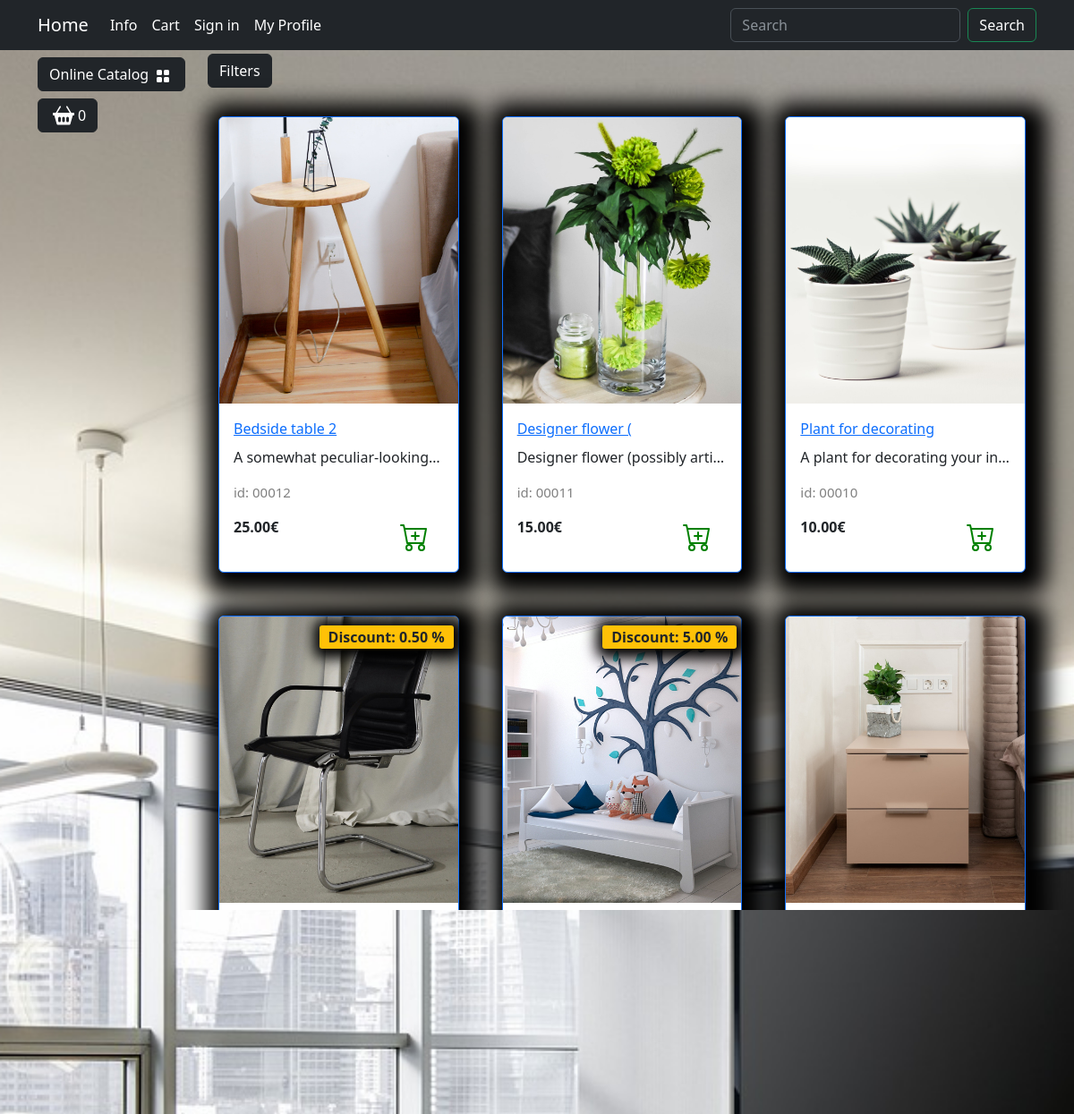
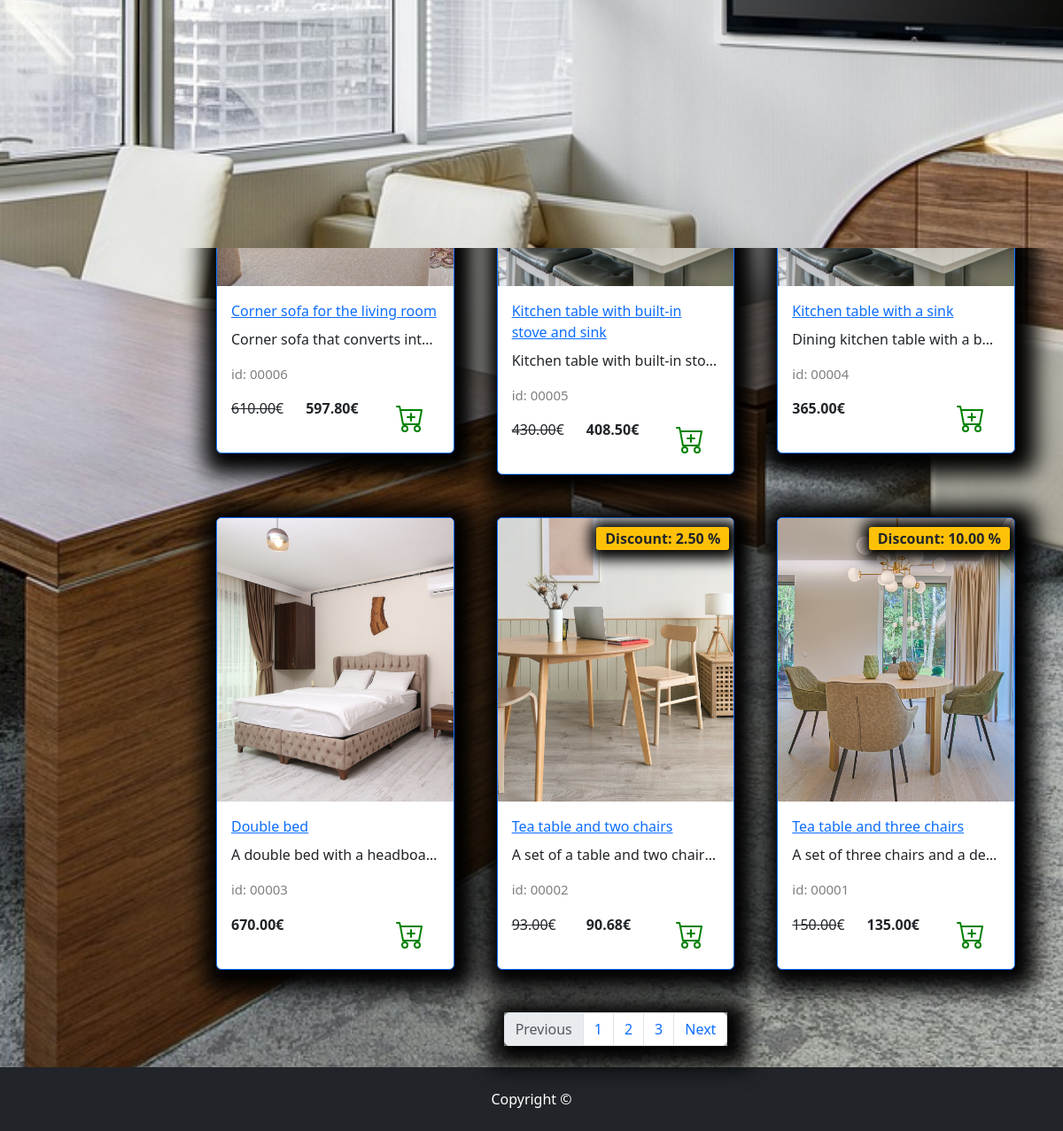
Page /catalog/all-products/ on the committed database (2 pictures, top to bottom).
### goods/models.py (models this page shows, shortened)
class Product(models.Model):
    name = models.CharField(max_length=150, unique=True)
    slug = models.SlugField(max_length=200, unique=True, blank=True, null=True, verbose_name='URL')
    description = models.TextField(blank=True, null=True)
    image = models.ImageField(upload_to='goods_images', blank=True, null=True)
    price = models.DecimalField(default=0.00, max_digits=7, decimal_places=2)
    discount = models.DecimalField(default=0.00, max_digits=4, decimal_places=2)
    quantity = models.PositiveIntegerField(default=0)
    category = models.ForeignKey(Category, on_delete=models.CASCADE)
    class Meta:
        db_table = 'product'
        verbose_name = 'Product'
        verbose_name_plural = 'Products'
        ordering = ("-id",)
    def display_id(self):
        return f'{self.id:05}'
    def sell_price(self):
        if self.discount:
            result_price = round(self.price - self.price*self.discount/100, 2)
            if result_price <= 0:
                return None
            return result_price
        return self.price

### goods/views.py (the view)
# urls.py: path('catalog/', include('goods.urls', namespace='catalog')),
def catalog(request,category_slug=None):
    if category_slug  == "all-products":
        goods = Product.objects.all()
    else:
        goods = get_list_or_404(Product.objects.filter(category__slug=category_slug))
    return render(request, 'goods/catalog.html',{'goods': goods})

### goods/context_processors.py (called while the page is built)
def categories(request):
    categories = Category.objects.all()
    return {'categories': categories}

### templates/goods/catalog.html (shortened to what this page needs)
{% extends "main/base.html" %}
{% load static %}
{% block content %}
    <div class="row">
        <div class="dropdown mb-2">
            <button class="btn btn-secondary dropdown-toggle btn-dark" type="button" data-bs-toggle="dropdown"
                aria-expanded="false">
                Filters
            </button>
        </div>
        {% for product in goods %}
            <div class="col-lg-4 col-md-6 p-4">
                <div class="card border-primary rounded custom-shadow">
                    {% if product.image %}
                        <img src="{{product.image.url}}" class="card-img-top" alt="{{product.name}}">
                        {% else %}
                            <img src="{% static 'deps/images/Not found image.png' %}" class="card-img-top" alt="...">
                    {% endif %}
                    <div class="card-body">
                        <a href="/catalog/product/{{product.slug}}/">
                            <p class="card-title">{{product.name}}</p>
                        </a>
                        <p class="card-text text-truncate">{{product.description}}</p>
                        <p class="product_id">id: {{product.display_id}}</p>
                        <div class="d-flex justify-content-between">
                            {% if product.discount %}
                                <p><s>{{product.price}}</s>€</p>
                               <p><strong>{{ product.sell_price}}€</strong></p>
                               <span class="badge bg-warning text-dark">Discount: {{product.discount}} %</span>
                            {% else%}
                                <p><strong>{{ product.price}}€</strong></p>
                            {% endif %}
                                <a href="#" class="btn add-to-cart">
                                <img class="mx-1" src="{% static 'deps/icons/cart-plus.svg' %}" alt="Catalog Icon"
                                    width="32" height="32">
                            </a>
                        </div>
                    </div>
                </div>
            </div>
        {% endfor %}
    </div>
    <nav aria-label="Page navigation example">
        <ul class="pagination justify-content-center my-4">
            <div class="custom-shadow d-flex">
                <li class="page-item disabled">
                <a class="page-link">Previous</a>
                </li>
                <li class="page-item"><a class="page-link" href="#">1</a></li>
                <li class="page-item"><a class="page-link" href="#">2</a></li>
                <li class="page-item"><a class="page-link" href="#">3</a></li>
                <li class="page-item">
                <a class="page-link" href="#">Next</a>
                </li>
            </div>
        </ul>
    </nav>
{% endblock content %}
{% block footer %}
<footer class="py-4 bg-dark">
    <div class="container">
        <p class="m-0 text-center text-white">Copyright &copy; </p>
    </div>
</footer>
{% endblock footer %}

### static/deps/css/my_css.css (style rules this page uses)
body { background-image: url("../images/bg-image.jpg"); background-repeat: no-repeat; background-attachment: fixed; background-position: center center; background-size: cover; height: 100%; }
.dropdown-toggle::after { content: none; }
.custom-shadow { box-shadow: 5px 5px 25px 19px #000000; }
.product_id { color: gray; font-size: 15px; }
.badge.bg-warning.text-dark { position: absolute; top: 10px; right: 5px; z-index: 1; padding: 5px 10px; border-radius: 3px; font-size: 1rem; box-shadow: 2px 2px 15px 9px #000000; }

### rows in the picture
Product: image (picture), name "Bedside table 2", description "A somewhat peculiar-looking…", display_id "00012", price "25.00"
Product: image (picture), name "Designer flower (", description "Designer flower (possibly arti…", display_id "00011", price "15.00"
Product: image (picture), name "Plant for decorating", description "A plant for decorating your in…", display_id "00010", price "10.00"
Product: image (picture), name "Office chair", description "Office chair. Just sit down and…", display_id "00009", price "30.00", sell_price "29.85", discount "0.50"
Product: image (picture), name "Sofa", description "Ordinary sofa. Nothing more…", display_id "00008", price "190.00", discount "5.00"
Product: image (picture)
Product: image (picture), name "Corner sofa for the living room", description "Corner sofa that converts int…", display_id "00006", price "610.00", sell_price "597.80", discount "2.00"
Product: image (picture), name "Kitchen table with built-in stove and sink", description "Kitchen table with built-in sto…", display_id "00005", price "430.00", sell_price "408.50"
Product: image (picture), name "Kitchen table with a sink", description "Dining kitchen table with a b…", display_id "00004", price "365.00"
Product: image (picture), name "Double bed", description "A double bed with a headboa…", display_id "00003", price "670.00"
Product: image (picture), name "Tea table and two chairs", description "A set of a table and two chair…", display_id "00002", price "93.00", sell_price "90.68", discount "2.50"
Product: image (picture), name "Tea table and three chairs", description "A set of three chairs and a de…", display_id "00001", price "150.00", sell_price "135.00", discount "10.00"
